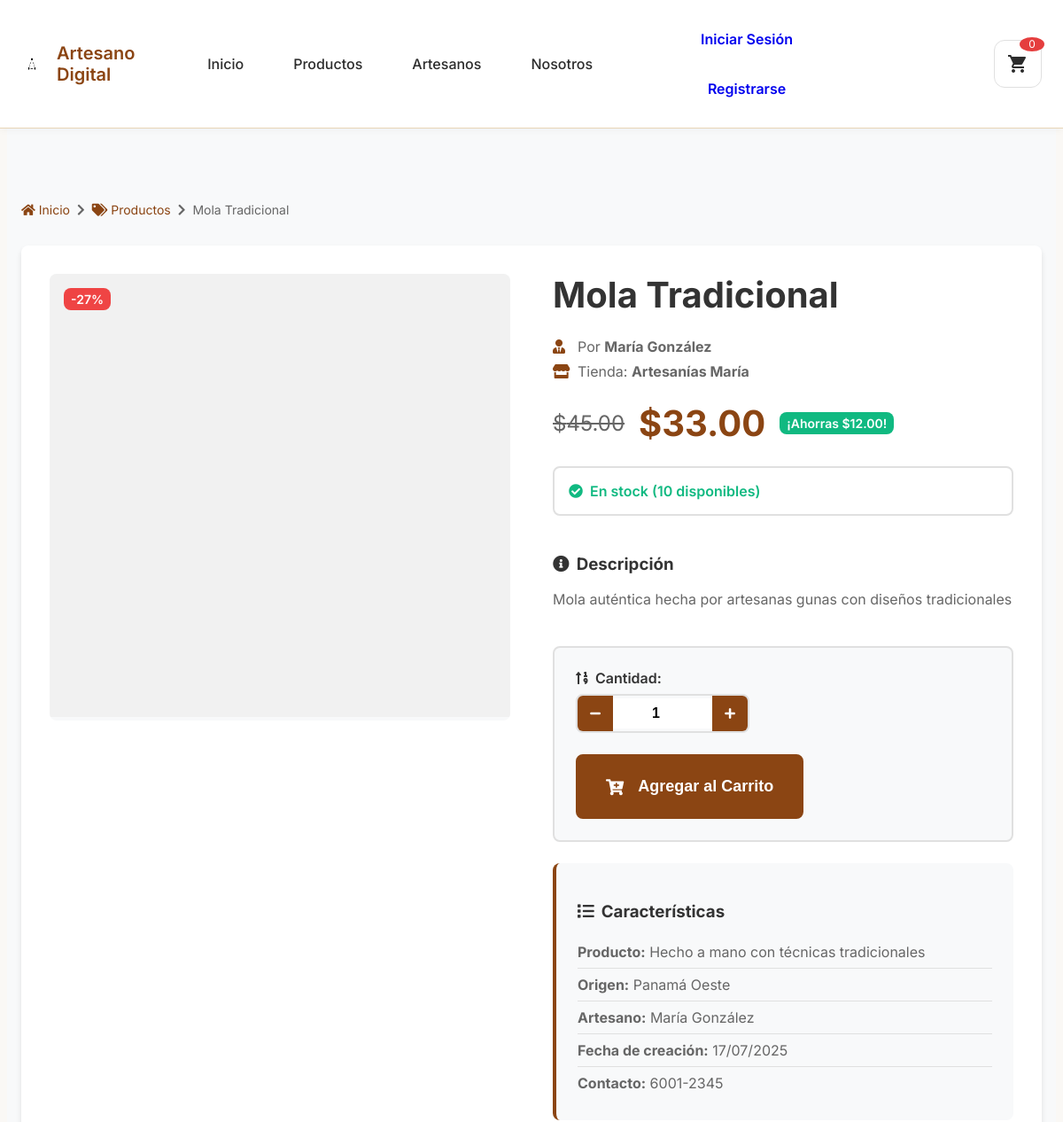
/productos/detalle?id=1 (upper part), run on an earlier commit of the app's database.
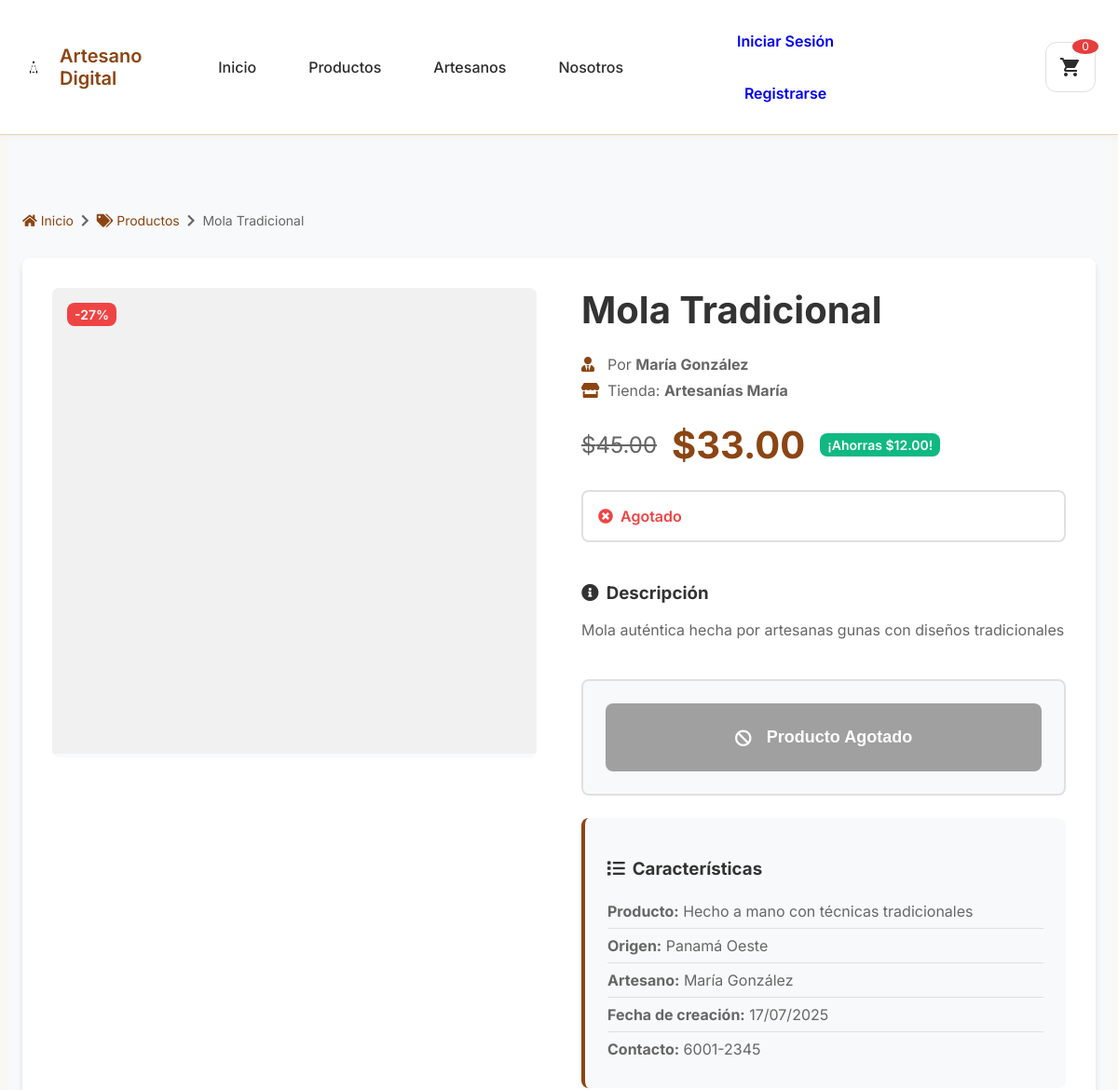
And on a later commit of the database.
### tables this page shows
CREATE TABLE `productos` (
  `id_producto` int(11) NOT NULL,
  `id_tienda` int(11) NOT NULL,
  `nombre` varchar(100) NOT NULL,
  `descripcion` text DEFAULT NULL,
  `precio` decimal(10,2) NOT NULL,
  `descuento` decimal(10,2) DEFAULT 0.00,
  `imagen` varchar(255) DEFAULT NULL,
  `stock` int(11) DEFAULT 0,
  `activo` tinyint(1) DEFAULT 1,
  `fecha_creacion` datetime DEFAULT current_timestamp()
);

CREATE TABLE `usuarios` (
  `id_usuario` int(11) NOT NULL,
  `nombre` varchar(100) NOT NULL,
  `correo` varchar(150) NOT NULL,
  `telefono` varchar(20) DEFAULT NULL,
  `direccion` text DEFAULT NULL,
  `contrasena` varchar(255) NOT NULL,
  `tipo_usuario` enum('cliente','artesano') NOT NULL,
  `fecha_registro` datetime DEFAULT current_timestamp(),
  `activo` tinyint(1) DEFAULT 1
);

CREATE TABLE `tiendas` (
  `id_tienda` int(11) NOT NULL,
  `id_usuario` int(11) NOT NULL,
  `nombre_tienda` varchar(100) NOT NULL,
  `descripcion` text DEFAULT NULL,
  `imagen_logo` varchar(255) DEFAULT NULL,
  `fecha_creacion` datetime DEFAULT current_timestamp()
);

### controllers/ControladorProductos.php (called while the page is built, shortened)
<?php
require_once dirname(__FILE__) . '/../models/Producto.php';
class ControladorProductos
{
    private $modeloProducto;
    public function __construct()
    {
        $this->modeloProducto = new Producto();
    }
    public function mostrarDetalle($id)
    {
        $producto = $this->modeloProducto->obtenerPorId($id);
        include 'views/productos/detalle.php';
    }
}

### config/Database.php (called while the page is built, shortened)
<?php
class Database
{
    private static ?Database $instancia = null;
    private ?PDO $conexion = null;
    private string $host;
    private string $baseDatos;
    private string $usuario;
    private string $contrasena;
    private string $charset;
    private function __construct()
    {
        $this->host = $_ENV['DB_HOST'] ?? 'localhost';
        $this->baseDatos = $_ENV['DB_DATABASE'] ?? 'artesano_digital';
        $this->usuario = $_ENV['DB_USERNAME'] ?? 'root';
        $this->contrasena = $_ENV['DB_PASSWORD'] ?? '';
        $this->charset = $_ENV['DB_CHARSET'] ?? 'utf8mb4';
    }
    public static function obtenerInstancia(): Database
    {
        if (self::$instancia === null) {
            self::$instancia = new self();
        }
        return self::$instancia;
    }
    private function conectar(): void
    {
        try {
            $dsn = "mysql:host={$this->host};dbname={$this->baseDatos};charset={$this->charset}";
            $opciones = [
                PDO::ATTR_ERRMODE => PDO::ERRMODE_EXCEPTION,
                PDO::ATTR_DEFAULT_FETCH_MODE => PDO::FETCH_ASSOC,
                PDO::ATTR_EMULATE_PREPARES => false,
                PDO::MYSQL_ATTR_INIT_COMMAND => "SET NAMES {$this->charset}"
            ];
            $this->conexion = new PDO($dsn, $this->usuario, $this->contrasena, $opciones);
        } catch (PDOException $e) {
            throw new Exception("Error de conexión a base de datos: " . $e->getMessage());
        }
    }
    public function obtenerConexion(): PDO
    {
        return $this->conexion;
    }
}

### models/Producto.php (called while the page is built, shortened)
<?php
require_once dirname(__FILE__) . '/../config/Database.php';
class Producto
{
    private $conexion;
    public function __construct()
    {
        try {
            $database = Config\Database::obtenerInstancia();
            $this->conexion = $database->obtenerConexion();
        } catch (Exception $e) {
            $this->conexion = null;
            error_log("Error conectando BD: " . $e->getMessage());
        }
    }
    public function obtenerPorId($id)
    {
        try {
            $stmt = $this->conexion->prepare("
                SELECT
                    p.id_producto,
                    p.id_tienda,
                    p.nombre,
                    p.descripcion,
                    p.precio,
                    p.descuento,
                    p.imagen,
                    p.stock,
                    p.activo,
                    p.fecha_creacion,
                    t.nombre_tienda,
                    t.descripcion as descripcion_tienda,
                    t.imagen_logo,
                    u.id_usuario,
                    u.nombre as nombre_artesano,
                    u.correo,
                    u.telefono,
                    u.tipo_usuario
                FROM productos p
                INNER JOIN tiendas t ON p.id_tienda = t.id_tienda
                INNER JOIN usuarios u ON t.id_usuario = u.id_usuario
                WHERE p.id_producto = ? AND p.activo = 1
            ");
            $stmt->execute([$id]);
            return $stmt->fetch(PDO::FETCH_ASSOC) ?: null;
        } catch (Exception $e) {
            error_log("Error al obtener producto por ID: " . $e->getMessage());
            return null;
        }
    }
}

### views/productos/detalle.php (the view, shortened to what the changed rows need)
<main class="main-contenido">
    <div class="contenedor">
        <nav class="breadcrumb">
            <a href="/artesanoDigital/">
                <i class="fas fa-home"></i>
                Inicio
            </a>
            <span><i class="fas fa-chevron-right"></i></span>
            <a href="/artesanoDigital/productos">
                <i class="fas fa-tags"></i>
                Productos
            </a>
            <span><i class="fas fa-chevron-right"></i></span>
            <span><?= htmlspecialchars($producto['nombre']) ?></span>
        </nav>
        <div class="producto-detalle">
            <div class="producto-imagenes">
                <div class="imagen-principal">
                    <?php
                    $rutaImagenDetalle = '/artesanoDigital/public/placeholder.jpg';
                    if (!empty($producto['imagen'])) {
                        if (strpos($producto['imagen'], 'public/') === 0 || strpos($producto['imagen'], 'uploads/') === 0) {
                            $rutaImagenDetalle = '/artesanoDigital/' . $producto['imagen'];
                        } else {
                            $rutaImagenDetalle = '/artesanoDigital/uploads/productos/' . $producto['imagen'];
                        }
                    }
                    ?>
                    <img src="<?= htmlspecialchars($rutaImagenDetalle) ?>"
                         alt="<?= htmlspecialchars($producto['nombre']) ?>"
                         class="imagen-grande"
                         onerror="this.src='/artesanoDigital/public/placeholder.jpg'"
                    <?php if (isset($producto['descuento']) && $producto['descuento'] > 0): ?>
                        <?php $porcentajeDescuento = round(($producto['descuento'] / $producto['precio']) * 100); ?>
                        <div class="badge-descuento">
                            -<?= $porcentajeDescuento ?>%
                        </div>
                    <?php endif; ?>
                </div>
            </div>
            <div class="producto-informacion">
                <h1 class="producto-titulo"><?= htmlspecialchars($producto['nombre']) ?></h1>
                <div class="producto-meta">
                    <div class="artesano-info">
                        <span>Por <strong><?= htmlspecialchars($producto['nombre_artesano'] ?? 'Artesano') ?></strong></span>
                    </div>
                    <div class="tienda-info">
                        <span>Tienda: <strong><?= htmlspecialchars($producto['nombre_tienda'] ?? 'Tienda') ?></strong></span>
                    </div>
                </div>
                <div class="producto-precio-contenedor">
                    <?php if (isset($producto['descuento']) && $producto['descuento'] > 0): ?>
                        <span class="precio-original">$<?= number_format($producto['precio'], 2) ?></span>
                        <span class="precio-actual">$<?= number_format($producto['precio'] - $producto['descuento'], 2) ?></span>
                        <span class="ahorro">¡Ahorras $<?= number_format($producto['descuento'], 2) ?>!</span>
                    <?php else: ?>
                        <span class="precio-actual">$<?= number_format($producto['precio'], 2) ?></span>
                    <?php endif; ?>
                </div>
                <div class="producto-stock">
                    <?php if ($producto['stock'] > 0): ?>
                        <span class="stock-disponible">
                            <i class="fas fa-check-circle"></i>
                            En stock (<?= $producto['stock'] ?> disponibles)
                        </span>
                    <?php else: ?>
                        <span class="stock-agotado">
                            <i class="fas fa-times-circle"></i>
                            Agotado
                        </span>
                    <?php endif; ?>
                </div>
                <div class="producto-descripcion-detalle">
                    <h3><i class="fas fa-info-circle"></i> Descripción</h3>
                    <p><?= nl2br(htmlspecialchars($producto['descripcion'])) ?></p>
                </div>
                <div class="producto-acciones-detalle">
                    <?php if ($producto['stock'] > 0): ?>
                        <div class="cantidad-selector">
                            <label for="cantidad">
                                <i class="fas fa-sort-numeric-up"></i>
                                Cantidad:
                            </label>
                            <div class="cantidad-control">
                                <button type="button" class="btn-cantidad" onclick="decrementarCantidad()">
                                    <i class="fas fa-minus"></i>
                                </button>
                                <input type="number" id="cantidad" class="input-cantidad" value="1" min="1" max="<?= $producto['stock'] ?>">
                                <button type="button" class="btn-cantidad" onclick="incrementarCantidad()">
                                    <i class="fas fa-plus"></i>
                                </button>
                            </div>
                        </div>
                        <div class="botones-accion">
                            <button class="btn btn-primario btn-grande btn-carrito" onclick="agregarAlCarrito(<?= $producto['id_producto'] ?>)">
                                <i class="fas fa-cart-plus" style="margin-right: 8px;"></i>
                                Agregar al Carrito
                            </button>
                        </div>
                    <?php else: ?>
                        <button class="btn btn-deshabilitado btn-grande" disabled>
                            <i class="fas fa-ban" style="margin-right: 8px;"></i>
                            Producto Agotado
                        </button>
                    <?php endif; ?>
                </div>
                <div class="producto-caracteristicas">
                    <h3><i class="fas fa-list"></i> Características</h3>
                    <ul>
                        <li><strong>Producto:</strong> Hecho a mano con técnicas tradicionales</li>
                        <li><strong>Origen:</strong> Panamá Oeste</li>
                        <li><strong>Artesano:</strong> <?= htmlspecialchars($producto['nombre_artesano'] ?? 'Local') ?></li>
                        <li><strong>Fecha de creación:</strong> <?= date('d/m/Y', strtotime($producto['fecha_creacion'])) ?></li>
                        <?php if (isset($producto['telefono']) && $producto['telefono']): ?>
                            <li><strong>Contacto:</strong> <?= htmlspecialchars($producto['telefono']) ?></li>
                        <?php endif; ?>
                    </ul>
                </div>
            </div>
        </div>
    </div>
</main>
<?php
include __DIR__ . '/../layouts/base.php';
?>

What changed in the data, as far as the page shows it:
changed productos "Mola Tradicional": stock "10" → (not shown)
Also different on the page:
form field value: "1" → (not shown)
text no longer shown: "En stock ( disponibles) Cantidad: Agregar al Carrito"
text now shown: "Agotado Producto Agotado"
